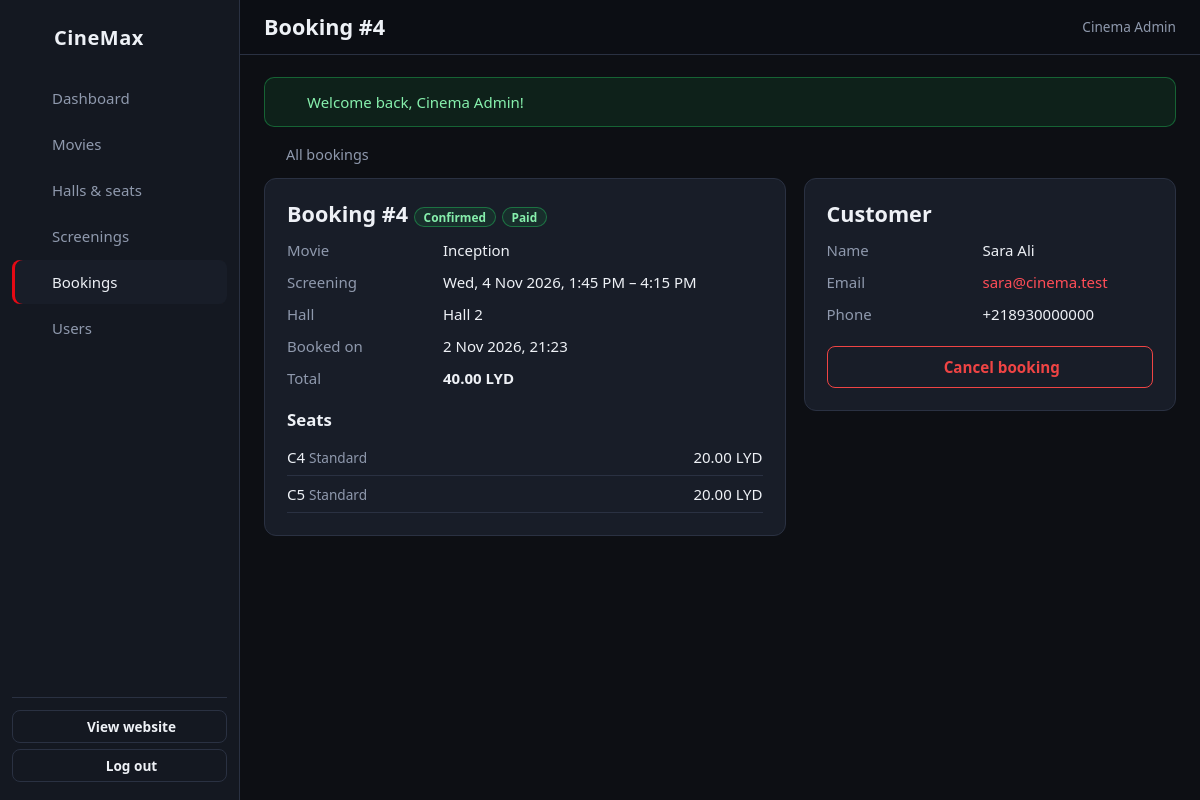
The page /admin/bookings/4 (signed in) on the database its author committed.
### tables this page shows
CREATE TABLE users (
  user_id     INT AUTO_INCREMENT PRIMARY KEY,
  full_name   VARCHAR(100) NOT NULL,
  email       VARCHAR(150) NOT NULL UNIQUE,
  phone       VARCHAR(20)  NOT NULL,
  password    VARCHAR(255) NOT NULL,
  role        ENUM('Customer','Admin') NOT NULL DEFAULT 'Customer',
  created_at  DATETIME NOT NULL DEFAULT CURRENT_TIMESTAMP
);

CREATE TABLE bookings (
  booking_id      INT AUTO_INCREMENT PRIMARY KEY,
  user_id         INT NOT NULL,
  showtime_id     INT NOT NULL,
  booking_date    DATETIME NOT NULL DEFAULT CURRENT_TIMESTAMP,
  total_amount    DECIMAL(10,2) NOT NULL,
  status          ENUM('Pending','Confirmed','Cancelled') NOT NULL DEFAULT 'Pending',
  payment_status  ENUM('Unpaid','Paid','Refunded') NOT NULL DEFAULT 'Unpaid',
  FOREIGN KEY (user_id)     REFERENCES users(user_id)         ON DELETE CASCADE,
  FOREIGN KEY (showtime_id) REFERENCES showtimes(showtime_id) ON DELETE RESTRICT
);

CREATE TABLE movies (
  movie_id     INT AUTO_INCREMENT PRIMARY KEY,
  title        VARCHAR(150) NOT NULL,
  original_title VARCHAR(150) NULL,
  language     VARCHAR(50) NOT NULL DEFAULT 'English',
  description  TEXT NOT NULL,
  duration     INT NOT NULL,
  release_date DATE NOT NULL,
  director     VARCHAR(100) NOT NULL,
  starring     VARCHAR(255) NULL,
  rating       DECIMAL(3,1) NOT NULL DEFAULT 0,
  poster       VARCHAR(255) NULL,
  status       ENUM('Now Showing','Coming Soon','Ended') NOT NULL DEFAULT 'Coming Soon',
  INDEX (status), INDEX (title)
);

CREATE TABLE showtimes (
  showtime_id   INT AUTO_INCREMENT PRIMARY KEY,
  movie_id      INT NOT NULL,
  hall_id       INT NOT NULL,
  show_date     DATE NOT NULL,
  start_time    TIME NOT NULL,
  end_time      TIME NOT NULL,
  ticket_price  DECIMAL(8,2) NOT NULL,
  INDEX (show_date),
  FOREIGN KEY (movie_id) REFERENCES movies(movie_id) ON DELETE RESTRICT,
  FOREIGN KEY (hall_id)  REFERENCES halls(hall_id)  ON DELETE RESTRICT
);

CREATE TABLE halls (
  hall_id    INT AUTO_INCREMENT PRIMARY KEY,
  hall_name  VARCHAR(50) NOT NULL UNIQUE,
  capacity   INT NOT NULL
);

### app/Core/Controller.php (called while the page is built, shortened)
<?php
abstract class Controller
{
    protected function view(string $view, array $data = [], string $layout = 'main'): void
    {
        $data['errors'] ??= $_SESSION['_errors'] ?? [];
        extract($data);
        require ROOT . "/app/Views/$view.php";
        $content = ob_get_clean();
        require ROOT . "/app/Views/layouts/$layout.php";
    }
}

### app/Controllers/Admin/BookingAdminController.php (called while the page is built, shortened)
<?php
class BookingAdminController extends Controller
{
    public function show(int $id): void
    {
        $booking = Booking::find($id) ?? abort(404);
        $this->view('admin/bookings/show', [
            'pageTitle' => 'Booking #' . $id,
            'booking'   => $booking,
            'seats'     => Booking::seats($id),
        ], 'admin');
    }
}

### public/index.php (called while the page is built, shortened)
<?php
spl_autoload_register(function (string $class) {
    if (str_starts_with($class, 'App\\')) {
        $file = ROOT . '/app/' . str_replace('\\', '/', substr($class, 4)) . '.php';
    }
});
require ROOT . '/app/Core/helpers.php';
$router = new App\Core\Router();
$path = parse_url($_SERVER['REQUEST_URI'] ?? '/', PHP_URL_PATH);
$base = base_path();
$router->dispatch($_SERVER['REQUEST_METHOD'], rawurldecode($path ?: '/'));

### app/Core/Database.php (called while the page is built, shortened)
<?php
class Database
{
    private static ?PDO $pdo = null;
    public static function pdo(): PDO
    {
        if (self::$pdo === null) {
            $c = config('db');
            $dsn = "mysql:host={$c['host']};port={$c['port']};dbname={$c['name']};charset={$c['charset']}";
            self::$pdo = new PDO($dsn, $c['user'], $c['password'], [
                PDO::ATTR_ERRMODE            => PDO::ERRMODE_EXCEPTION,
                PDO::ATTR_DEFAULT_FETCH_MODE => PDO::FETCH_ASSOC,
                PDO::ATTR_EMULATE_PREPARES   => false,
            ]);
            self::$pdo->exec("SET time_zone = '" . date('P') . "'");
        }
        return self::$pdo;
    }
}

### app/Core/Model.php (called while the page is built, shortened)
<?php
abstract class Model
{
    protected static function db(): PDO
    {
        return Database::pdo();
    }
    protected static function run(string $sql, array $params = []): PDOStatement
    {
        $stmt = self::db()->prepare($sql);
        $stmt->execute($params);
        return $stmt;
    }
    protected static function all(string $sql, array $params = []): array
    {
        return self::run($sql, $params)->fetchAll();
    }
    protected static function one(string $sql, array $params = []): ?array
    {
        $row = self::run($sql, $params)->fetch();
        return $row === false ? null : $row;
    }
}

### app/Models/Booking.php (called while the page is built, shortened)
<?php
class Booking extends Model
{
    public static function find(int $id): ?array
    {
        return self::one(self::DETAIL_SQL . ' WHERE b.booking_id = ?', [$id]);
    }
    public static function seats(int $id): array
    {
        return self::all('SELECT s.row_label, s.seat_number, s.seat_type, bs.price FROM booking_seats bs
            JOIN seats s ON s.seat_id = bs.seat_id WHERE bs.booking_id = ? ORDER BY s.row_label, s.seat_number', [$id]);
    }
}

### config/config.php (called while the page is built)
<?php
return [
    'app' => [
        'name'      => 'CineMax',
        'timezone'  => 'Africa/Tripoli',
        'currency'  => 'LYD',
        'hold_minutes' => 10,
        'cancel_hours' => 2,
        'vip_multiplier' => 1.5,
        'debug' => true,
    ],
    'db' => [
        'host'     => '127.0.0.1',
        'port'     => getenv('DB_PORT') ?: 3306,
        'name'     => 'cinema_db',
        'user'     => 'root',
        'password' => '',
        'charset'  => 'utf8mb4',
    ],
    'mail' => [
        'enabled'    => false,
        'host'       => 'smtp.gmail.com',
        'port'       => 587,
        'encryption' => 'tls',
        'username'   => 'your-address@gmail.com',
        'password'   => 'your-app-password',
        'from_email' => 'your-address@gmail.com',
        'from_name'  => 'CineMax Cinema',
    ],
];

### app/Core/Auth.php (called while the page is built, shortened)
<?php
class Auth
{
    private static ?array $user = null;
    public static function user(): ?array
    {
        if (self::$user !== null) {
            return self::$user;
        }
        if (!empty($_SESSION['user_id'])) {
            self::$user = User::find((int) $_SESSION['user_id']);
        } elseif (!empty($_COOKIE[self::COOKIE])) {
            self::loginFromCookie($_COOKIE[self::COOKIE]);
        }
        return self::$user;
    }
    public static function check(): bool
    {
        return self::user() !== null;
    }
    public static function requireLogin(): void
    {
        if (!self::check()) {
            $_SESSION['intended'] = $_SERVER['REQUEST_URI'] ?? null;
            flash('error', 'Please log in to continue.');
            redirect('/login');
        }
    }
    public static function requireAdmin(): void
    {
        self::requireLogin();
    }
}

### app/Models/User.php (called while the page is built, shortened)
<?php
class User extends Model
{
    public static function find(int $id): ?array
    {
        return self::one('SELECT user_id, full_name, email, phone, role, created_at FROM users WHERE user_id = ?', [$id]);
    }
}

### app/Views/admin/bookings/show.php (the view, shortened to what this page needs)
<?php $b = $booking; ?>
<a class="back-link" href="<?= url('/admin/bookings') ?>"><?= icon('back', 16) ?> All bookings</a>
<div class="dash-grid">
    <div class="card">
        <h2>Booking #<?= (int) $b['booking_id'] ?> <?= status_badge($b['status']) ?> <?= status_badge($b['payment_status']) ?></h2>
        <dl class="kv">
            <dt>Movie</dt><dd><?= e($b['title']) ?></dd>
            <dt>Screening</dt><dd><?= e(fmt_date($b['show_date'])) ?>, <?= e(fmt_time($b['start_time'])) ?> – <?= e(fmt_time($b['end_time'])) ?></dd>
            <dt>Hall</dt><dd><?= e($b['hall_name']) ?></dd>
            <dt>Booked on</dt><dd><?= e(date('j M Y, H:i', strtotime($b['booking_date']))) ?></dd>
            <dt>Total</dt><dd><strong><?= e(money($b['total_amount'])) ?></strong></dd>
        </dl>
        <h3 style="margin-top:20px">Seats</h3>
        <?php if ($seats): ?>
            <table class="price-table">
                <?php foreach ($seats as $s): ?>
                    <tr><td><?= e($s['row_label'] . $s['seat_number']) ?> <span class="muted small"><?= e($s['seat_type']) ?></span></td><td class="num"><?= e(money($s['price'])) ?></td></tr>
                <?php endforeach; ?>
            </table>
        <?php else: ?>
            <p class="muted">Seats were released when this booking was cancelled.</p>
        <?php endif; ?>
    </div>
    <div class="card" style="align-self:start">
        <h2>Customer</h2>
        <dl class="kv">
            <dt>Name</dt><dd><?= e($b['full_name']) ?></dd>
            <dt>Email</dt><dd><a href="mailto:<?= e($b['email']) ?>"><?= e($b['email']) ?></a></dd>
            <dt>Phone</dt><dd><?= e($b['phone']) ?></dd>
        </dl>
        <?php if ($b['status'] !== 'Cancelled'): ?>
            <form method="post" action="<?= url('/admin/bookings/' . (int) $b['booking_id'] . '/cancel') ?>" style="margin-top:20px"
                  data-confirm="Cancel booking #<?= (int) $b['booking_id'] ?>? The seats will be released and the customer emailed.">
                <button class="btn btn-danger btn-block" type="submit"><?= icon('x', 16) ?> Cancel booking</button>
            </form>
        <?php endif; ?>
    </div>
</div>

### app/Core/helpers.php (shortened to what this page needs)
<?php
function config(string $key)
{
    static $cfg = null;
    $cfg ??= require ROOT . '/config/config.php';
    $value = $cfg;
    foreach (explode('.', $key) as $part) {
        $value = $value[$part] ?? null;
    }
    return $value;
}
function e($value): string
{
    return htmlspecialchars((string) $value, ENT_QUOTES | ENT_SUBSTITUTE, 'UTF-8');
}
function base_path(): string
{
    static $base = null;
    if ($base === null) {
        $base = rtrim(str_replace('\\', '/', dirname($_SERVER['SCRIPT_NAME'] ?? '/')), '/');
    }
    return $base;
}
function url(string $path = '/', array $query = []): string
{
    $u = base_path() . '/' . ltrim($path, '/');
    return $query ? $u . '?' . http_build_query($query) : $u;
}
function asset(string $path): string
{
    $file = ROOT . '/public/' . ltrim($path, '/');
    $v = is_file($file) ? '?v=' . filemtime($file) : '';
    return url($path) . $v;
}
function money($amount): string
{
    return number_format((float) $amount, 2) . ' ' . config('app.currency');
}
function fmt_date(string $date): string
{
    return date('D, j M Y', strtotime($date));
}
function fmt_time(string $time): string
{
    return date('g:i A', strtotime($time));
}
function is_active(string $prefix): string
{
    $path = substr(parse_url($_SERVER['REQUEST_URI'] ?? '/', PHP_URL_PATH), strlen(base_path())) ?: '/';
    return str_starts_with($path, $prefix) ? 'active' : '';
}
function icon(string $name, int $size = 18): string
{
    return '<svg class="icon" width="' . $size . '" height="' . $size . '" viewBox="0 0 24 24" fill="none" stroke="currentColor" stroke-width="2" stroke-linecap="round" stroke-linejoin="round" aria-hidden="true">'
        . ($paths[$name] ?? '') . '</svg>';
}
function status_badge(string $status): string
{
    $map = [
        'Confirmed' => 'green', 'Paid' => 'green', 'Now Showing' => 'green',
        'Pending' => 'amber', 'Unpaid' => 'amber', 'Coming Soon' => 'blue',
        'Cancelled' => 'red', 'Refunded' => 'grey', 'Ended' => 'grey', 'Admin' => 'purple', 'Customer' => 'grey',
    ];
    return '<span class="badge badge-' . ($map[$status] ?? 'grey') . '">' . e($status) . '</span>';
}

### app/Core/Router.php (shortened to what this page needs)
<?php
class Router
{
    private array $routes = [];
    private function add(string $method, string $path, array $action, array $middleware): void
    {
        $this->routes[] = compact('method', 'regex', 'action', 'middleware');
    }
    public function dispatch(string $method, string $path): void
    {
        $path = rtrim($path, '/') ?: '/';
        foreach ($this->routes as $route) {
            if (!preg_match($route['regex'], $path, $m)) {
                continue;
            }
            foreach ($route['middleware'] as $mw) {
                if ($mw === 'auth') {
                    Auth::requireLogin();
                } elseif ($mw === 'admin') {
                    Auth::requireAdmin();
                } elseif ($mw === 'guest' && Auth::check()) {
                    redirect('/');
                }
            }
            [$class, $fn] = $route['action'];
            $args = array_map('intval', array_slice($m, 1));
            (new $class())->$fn(...$args);
            return;
        }
    }
}

### app/Views/layouts/admin.php (shortened to what this page needs)
<?php use App\Core\Auth; use App\Core\Csrf; $user = Auth::user(); ?>
<!DOCTYPE html>
<html lang="en">
<head>
    <link rel="stylesheet" href="<?= asset('assets/css/style.css') ?>">
</head>
<body class="admin-body">
<aside class="admin-side" id="admin-side">
    <a class="logo" href="<?= url('/admin') ?>"><?= icon('film', 24) ?> <span><?= e(config('app.name')) ?></span></a>
    <nav>
        <a class="<?= is_active('/admin') && !preg_match('#/admin/.#', $_SERVER['REQUEST_URI']) ? 'active' : '' ?>" href="<?= url('/admin') ?>"><?= icon('chart') ?> Dashboard</a>
        <a class="<?= is_active('/admin/movies') ?>" href="<?= url('/admin/movies') ?>"><?= icon('film') ?> Movies</a>
        <a class="<?= is_active('/admin/halls') ?>" href="<?= url('/admin/halls') ?>"><?= icon('door') ?> Halls &amp; seats</a>
        <a class="<?= is_active('/admin/showtimes') ?>" href="<?= url('/admin/showtimes') ?>"><?= icon('calendar') ?> Screenings</a>
        <a class="<?= is_active('/admin/bookings') ?>" href="<?= url('/admin/bookings') ?>"><?= icon('ticket') ?> Bookings</a>
        <a class="<?= is_active('/admin/users') ?>" href="<?= url('/admin/users') ?>"><?= icon('users') ?> Users</a>
    </nav>
    <div class="side-foot">
        <a class="btn btn-ghost btn-sm" href="<?= url('/') ?>"><?= icon('home', 16) ?> View website</a>
        <form method="post" action="<?= url('/logout') ?>">
            <button class="btn btn-ghost btn-sm btn-block" type="submit"><?= icon('logout', 16) ?> Log out</button>
        </form>
    </div>
</aside>
<div class="admin-main">
    <header class="admin-top">
        <div style="display:flex;align-items:center;gap:10px">
            <h1><?= e($pageTitle ?? 'Admin') ?></h1>
        </div>
        <span class="muted small"><?= icon('user', 16) ?> <?= e($user['full_name']) ?></span>
    </header>
    <div class="admin-content">
        <?php require ROOT . '/app/Views/partials/flash.php'; ?>
        <?= $content ?>
    </div>
</div>
</body>
</html>

### rows shown on the page
users: full_name "Cinema Admin"
bookings: booking_id "4", status "Confirmed Paid", movies.title "Inception", showtime.show_date "Wed, 4 Nov 2026", showtime.start_time "1:45 PM", showtime.end_time "4:15 PM", halls.hall_name "Hall 2", booking_date "2 Nov 2026, 21:23", total_amount "40.00 LYD", user.full_name "Sara Ali", user.email "sara@cinema.test", user.phone "+218930000000"

### other values the page prints
$s['row_label'] . $s['seat_number'] "C4"
$s['seat_type'] "Standard"
money($s['price']) "20.00 LYD"
$s['row_label'] . $s['seat_number'] "C5"
